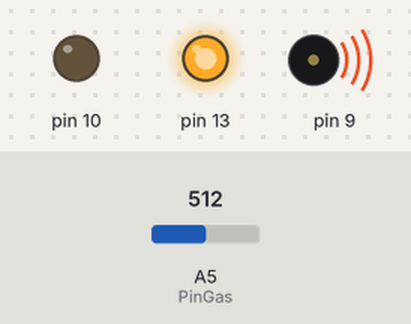
Simulated run of this sketch. Board: Arduino Uno, built with avr-gcc and run on an emulated ATmega328P. On the bench: output pins drawn as LEDs (lit = HIGH), buzzer (waves = sounding). Inputs (shaded band) come from the test bench; at power-on: A5 (PinGas) = 512.

Above: at 1.2 s.
1.3 s: A5 (PinGas) set to 160
2.8 s: A5 (PinGas) set to 142
At 3.2 s:
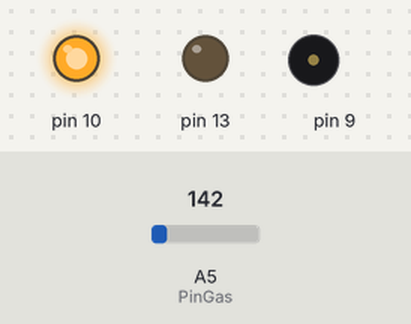
4.3 s: A5 (PinGas) set to 306
At 5.5 s:
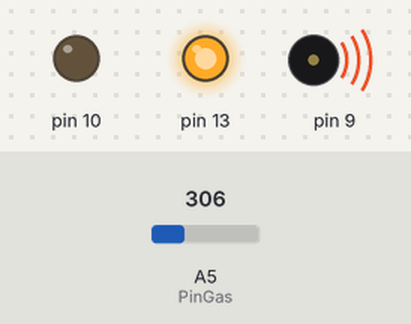
5.8 s: A5 (PinGas) set to 122
At 6.6 s:
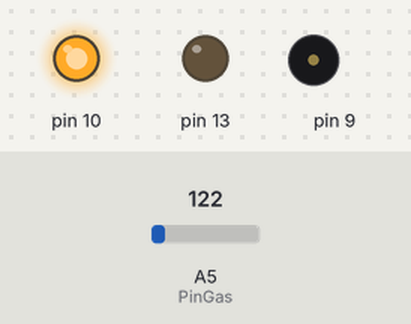
Timing chart, 0 to 8.3 s (numbered marks = the images above; inputs shaded):
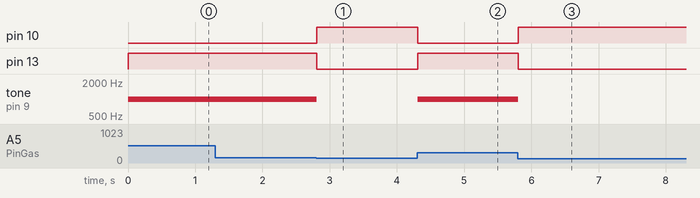

Measured:
- the behaviour switches between 151 and 150 on A5 (PinGas) (found by bisection; images 0 and 1)
- after the input at 1.3 s, every drawn part: stays the same
- after the input at 2.8 s, pin 10: LOW → HIGH at once; pin 13: HIGH → LOW at once; tone on pin 9: 1000 Hz → silent at once
- after the input at 4.3 s, pin 10: HIGH → LOW at once; pin 13: LOW → HIGH at once; tone on pin 9: silent → 1000 Hz at once
- after the input at 5.8 s, pin 10: LOW → HIGH at once; pin 13: HIGH → LOW at once; tone on pin 9: 1000 Hz → silent at once

The sketch:

smoke_senzor.ino
```cpp
int senzor,
	PinGas = A5,
	zadymenie = 150;

void setup()
{
  pinMode(13, OUTPUT);
  pinMode(10, OUTPUT);
  pinMode(PinGas, INPUT);
  pinMode(9, OUTPUT);
}

void loop()
{
  senzor = analogRead(PinGas);
  if(senzor > zadymenie) {
    digitalWrite(10, LOW);
    digitalWrite(13, HIGH);
    tone(9, 1000, 200);
  }
  else
  {
    digitalWrite(13, LOW);
    digitalWrite(10, HIGH);
    noTone(9);
  }
  delay(10);
}
```
